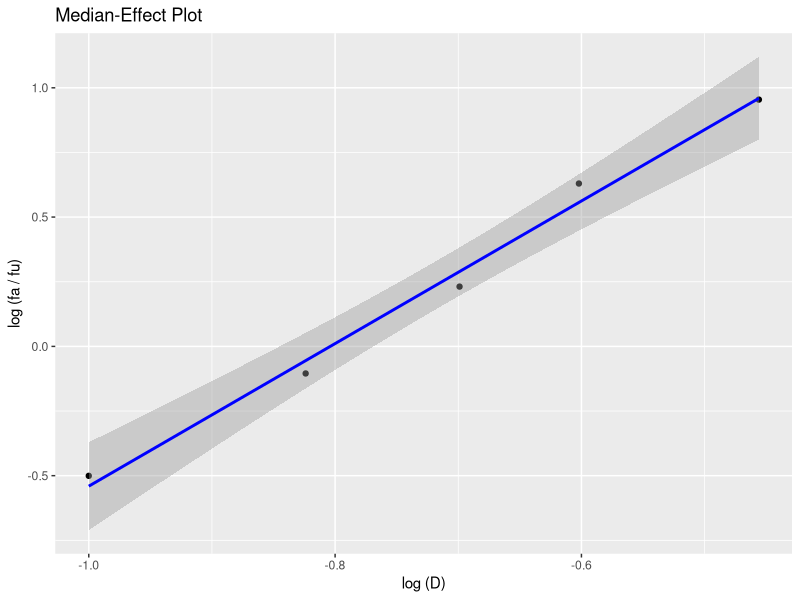
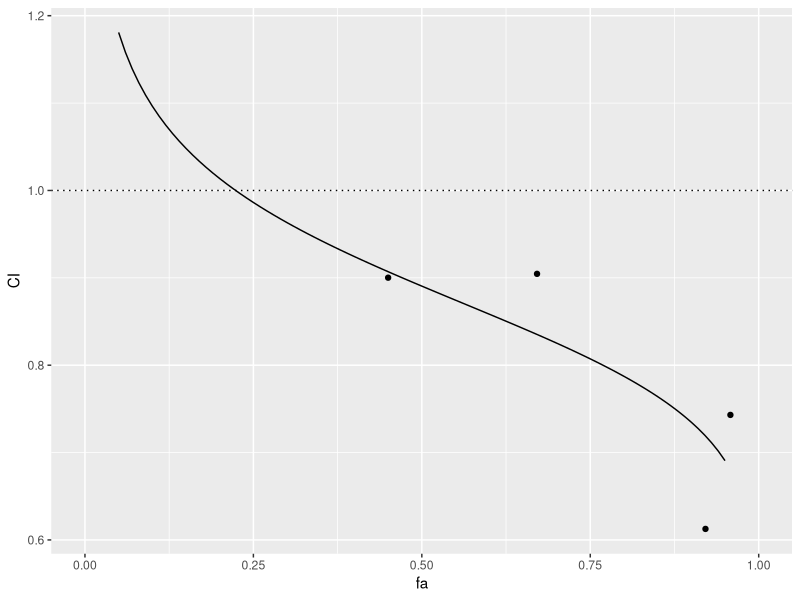
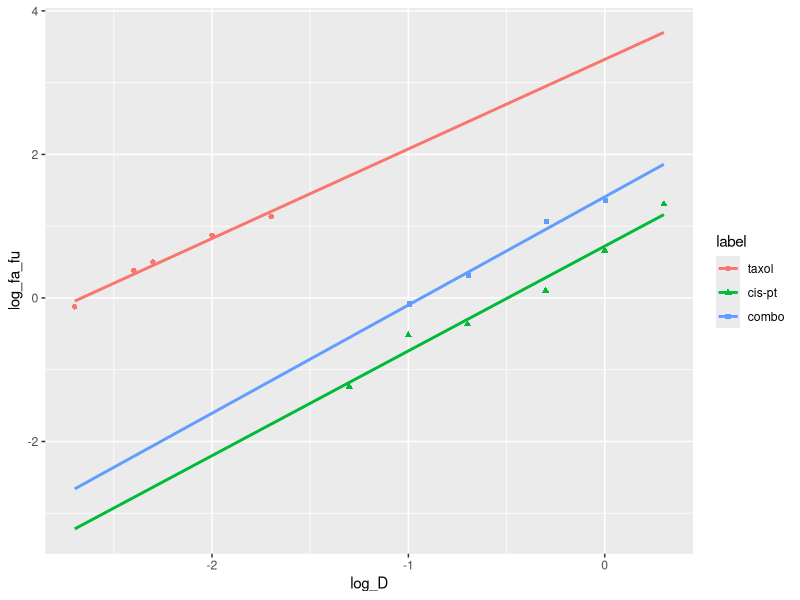
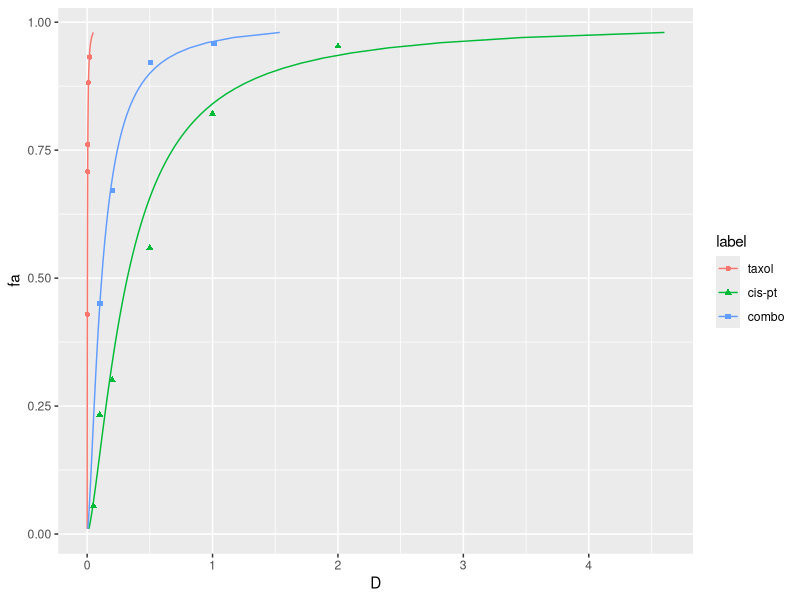

Here is the R script that generated these plots, in order:
# R package for Median Effect principle calculations and plots
#
# Requires:
# - knitr (for kable)
# - dplyr, ggplot2
#
# Class: drug_effects
#
# Single drug series
# - vector of doses (D)
# - vector of fraction affected (fa)
# - drug name (name) - full name of tested drug
# - label (label)    - label to use on plots
# - info (info)      - additional information
# - ratio: drug 1 / drug 2 (ratio), only defined for constant ratio drug combinations
# - Calculated: Dm, m, R^2, R, log10(D), log10(fa / (1-fa))
#
# Combination drug series, NON-constant ratio
# - separate object type?
# - vector of drug 1 doses (D1)
# - vector of drug 2 doses (D2)
# - vector of fraction affected (fa)
# - drug name (name) - full name of tested drugs
# - label (label)    - label to use on plots
# - info (info)      - additional information


# Drug effects object constructor: for single drugs and constant ratio combinations
new_drug_effects <- function(D = double(), fa = double(), name = "", label = "", info = "", ratio = double()) {
  stopifnot(is.double(D), is.double(fa), is.double(ratio))
  values <- list(D = D, fa = fa, name = name, label = label, info = info, ratio = ratio)
  class <- c("drug_effects")
  if (length(ratio) != 0) { class <- append("combo_drug_effects", class) }
  structure(values, class = class)
}

# Drug effects object validator + statistics calculator
validate_drug_effects <- function(x) {
  D  <- x$D
  fa <- x$fa
  ratio <- x$ratio

  if (!all(!is.na(D) & D > 0.0)) { stop("All doses `D` must be non-missing and greater than zero", call. = FALSE) }
  if (!all(!is.na(fa) & fa > 0.0 & fa < 1.0)) { stop("All fraction affected `fa` must be non-missing, greater than zero, and less than one", call. = FALSE) }
  if (length(D) != length(fa)) { stop("The number of doses must equal the number of fraction affected", call. = FALSE) }
  if (length(D) < 2) { stop("There must be at least two dose / fraction affected points", call. = FALSE) }

  if (length(ratio) != 0) {
    if (length(ratio) != 1) { stop("Only a single constant ratio can be used", call. = FALSE) }
    if (ratio < 0) { stop("The ratio of drug1 / drug2 must be non-negative", call. = FALSE) }
  }

  # Do the statistical calculations; add more elements to x
  x$log_D     <- log10(x$D)
  x$log_fa_fu <- log10(x$fa / (1-x$fa))

  fit  <- stats::lm(log_fa_fu ~ log_D, data = data.frame(list(log_D = x$log_D, log_fa_fu = x$log_fa_fu)))

  x$b  <- unname(fit$coefficients[1])
  x$m  <- unname(fit$coefficients[2])
  x$Dm <- unname(10^(-x$b/x$m))
  x$R2 <- unname(summary(fit)$r.squared)
  x$R  <- unname(sqrt(x$R2)) * sign(x$m) # m should always be positive, but just in case

  x # return the validated and augmented object
}


# Single drug object helper
drug_effects <- function(D = double(), fa = double(), name = "", label = "", info = "", ratio = double()) {
  D <- as.double(D)
  fa = as.double(fa)
  name = as.character(name)
  label = as.character(label)
  info = as.character(info)
  ratio = as.double(ratio)
  validate_drug_effects(new_drug_effects(D, fa, name, label, info, ratio))
}


# Given a drug_effects object and vector of doses, return predicted fraction affected
calc_fa <- function(drug, D) {
  if (!inherits(drug, "drug_effects")) { stop("Requires a `drug_effects` object", call. = FALSE) }
  m <- drug$m
  Dm <- drug$Dm
  return (1 / (1 + ((Dm / D)^m)))
}


# Given a drug_effects object and vector of fa, return predicted doses
calc_D <- function(drug, fa) {
  if (!inherits(drug, "drug_effects")) { stop("Requires a `drug_effects` object", call. = FALSE) }
  m <- drug$m
  Dm <- drug$Dm
  return (Dm*(fa / (1 - fa))^(1/m))
}


# Given drug 1, drug 2, and drug_combo objects, calculate combination index CI at vector of fa values
# - if fa is empty, then use the actual fa and actual doses in drug_combo
calc_CI <- function(drug1, drug2, drug_combo, fa = double()) {
  # [ ] should do class checking here
  ratio <- drug_combo$ratio

  if (length(fa) == 0) {
    fa <- drug_combo$fa # the actual fa observed in the combo
    D_combo <- drug_combo$D # actual doses
  } else {
    D_combo <- calc_D(drug_combo, fa) # calculate predicted doses
  }
  D1 <- D_combo * (ratio / (ratio + 1))
  D2 <- D_combo / (ratio + 1)

  Dx1 <- calc_D(drug1, fa)
  Dx2 <- calc_D(drug2, fa)

  CI <- (D1 / Dx1) + (D2 / Dx2)
  return(CI)
}



# Add print for drug_effects display
print.drug_effects <- function(x, ..., stats = TRUE) {

  D <- x$D
  fa <- x$fa
  name <- x$name
  label <- x$label
  if (label != '') { label <- paste0(' (', label, ')') }
  info <- x$info
  if (info != '') { info <- paste0('\n\n', info) }
  ratio <- x$ratio
  Dm <- x$Dm

  cat(name, label, info, sep = '')

  # If want to also include columns of log(D) and log(fa / fu)
  # df <- data.frame(list(D = D, fa = fa, log_D = x$log_D, log_fa_fu = x$log_fa_fu))

  df <- data.frame(list(D = D, fa = fa))
  if (length(ratio) != 0) {
    cat("\n\nRatio (drug 1/drug 2): ", ratio, sep = '')
    D1 <- (ratio / (ratio+1)) * D
    D2 <- D / (ratio + 1)
    df$D1 <- D1
    df$D2 <- D2
    # For combination, also show the contributing doses from drug 1 + 2, and not just the sum
    Dm <- paste0(signif(Dm, 4), ' = ', signif((ratio / (ratio+1)) * Dm, 4), ' + ', signif(Dm / (ratio + 1), 4))
  }

  print(knitr::kable(df))

  if (stats) { cat('\nm: ', x$m, '\nDm: ', Dm, '\nR2: ', x$R2, '\nR: ', x$R, sep = '') }
}


plot.drug_effects <- function(x, y, ..., color = 'blue') {
  title <- "Median-Effect Plot"
  if (x$name != "") { title <- paste0(title, ": ", x$name) }
  if (x$label != "") { title <- paste0(title, " (", x$label, ")") }

  df <- data.frame(list(D = x$D, fa = x$fa, log_D = x$log_D, log_fa_fu = x$log_fa_fu))

  g <- ggplot2::ggplot(
    data = df,
    ggplot2::aes(log_D, log_fa_fu)
  ) +
    ggplot2::geom_point() +
    ggplot2::stat_smooth(method = "lm", color = color) +
    ggplot2::xlab("log (D)") +
    ggplot2::ylab("log (fa / fu)") +
    ggplot2::ggtitle(title)

  g
}

median_effect_plot <- function(...) {
  # takes an arbitrary number of drug_effect objects
  df <- data.frame()
  i <- 0
  for (d in list(...)) {
    if (inherits(d, "drug_effects")) {
      i <- i + 1
      if (d$label == '') { d$label <- paste('Drug', i) } # assign labels if empty
      df <- rbind(df, data.frame(list(log_D = d$log_D, log_fa_fu = d$log_fa_fu, label = d$label), stringsAsFactors = FALSE))
    }
  }
  df$label <- factor(df$label, levels = unique(df$label)) # prevent re-ordering of labels; `unique` appears to maintain order
  ggplot2::ggplot(data = df, ggplot2::aes(log_D, log_fa_fu, shape = label, color = label)) +
    ggplot2::geom_point() +
    ggplot2::stat_smooth(method = "lm", se = FALSE, fullrange=TRUE) # fullrange allows extrapolation of line beyond the data points
}

dose_effect_plot <- function(..., from = 0.01, to = 0.99, by = 0.01) {
  # takes an arbitrary number of drug_effect objects
  df_lines <- data.frame()
  df_points <- data.frame()

  i <- 0
  for (d in list(...)) {
    if (inherits(d, "drug_effects")) {
      i <- i + 1
      if (d$label == '') { d$label <- paste('Drug', i) } # assign labels if empty
      df_lines  <- rbind(df_lines,  data.frame(list(label = d$label, m = d$m, Dm = d$Dm))) # dataframe with label, m, Dm
      df_points <- rbind(df_points, data.frame(list(label = d$label, D = d$D, fa = d$fa))) # dataframe with label, D, fa
    }
  }
  labels <- unique(df_lines$label) # prevent re-ordering of labels; `unique` appears to maintain order
  df_lines$label  <- factor(df_lines$label,  levels = labels)
  df_points$label <- factor(df_points$label, levels = labels)

  # Generate curves from m, Dm in df_lines
  # - generate a cartesian product with all fa levels, for each drug, by doing a join on a dummy variable (probably a better way)
  df_lines$dummy <- 'dummy'
  df2 <- data.frame(list(fa = seq(from = from, to = to, by = by), dummy = 'dummy'), stringsAsFactors = FALSE)
  df_lines <- dplyr::left_join(df_lines, df2, by = 'dummy')
  df_lines <- dplyr::mutate(df_lines, D = Dm*(fa / (1 - fa))^(1/m))

  g <- ggplot2::ggplot(df_lines, ggplot2::aes(D, fa, color = label)) +
    ggplot2::geom_line() +
    ggplot2::geom_point(data = df_points, ggplot2::aes(D, fa, color = label, shape = label))
  g
}

#   m  <- drug$m
#   Dm <- drug$Dm
#
#   fa <- seq(from = from, to = to, by = by)
#   df2 <- data.frame(list(D = calc_d(fa, m, Dm), fa = fa))
#   g <- ggplot2::ggplot(data = df2, ggplot2::aes(D, fa)) +
#     ggplot2::geom_line() +
#     ggplot2::geom_point(data = df, ggplot2::aes(D, fa)) +
#     ggplot2::coord_cartesian(ylim = c(0,1))
#
#   g
# }


fa_ci_plot <- function(drug1, drug2, drug_combo, from = 0.01, to = 0.99, by = 0.01) {

  fa <- seq(from = from, to = to, by = by)
  CI = calc_CI(drug1, drug2, drug_combo, fa)
  df <- data.frame(list(fa = fa, CI = CI))

  df_points <- data.frame(list(fa = drug_combo$fa, CI = calc_CI(drug1, drug2, drug_combo)))

  g <- ggplot2::ggplot(df, ggplot2::aes(fa, CI)) +
    ggplot2::geom_line() +
    ggplot2::geom_hline(yintercept = 1.0, linetype = 'dotted') +
    ggplot2::geom_point(data = df_points, ggplot2::aes(fa, CI)) +
    ggplot2::coord_cartesian(xlim = c(0,1))
  g
}

# df <- dplyr::tribble(
#   ~D, ~fa,
#   0.1, 0.24,
#   0.15, 0.44,
#   0.2, 0.63,
#   0.25, 0.81,
#   0.35, 0.9
# )
#
#
# df <- dplyr::tribble(
#   ~D, ~fa,
#   0.002, 0.429,
#   0.004, 0.708,
#   0.005, 0.761,
#   0.01, 0.882,
#   0.02, 0.932
# )
#
# df <- dplyr::tribble(
#   ~D, ~fa,
#   0.05, 0.055,
#   0.1, 0.233,
#   0.2, 0.301,
#   0.5, 0.559,
#   1, 0.821,
#   2, 0.953
# )


# Standard test example
D  <- c(0.10, 0.15, 0.20, 0.25, 0.35)
fa <- c(0.24, 0.44, 0.63, 0.81, 0.90)
d <- drug_effects(D = D, fa = fa)
d # print(d)
plot(d)

# str(d)
# class(d)
# inherits(d, "drug_effects")
# unclass(d)


# Taxol
drug1 <- drug_effects(D = c(0.002, 0.004, 0.005, 0.01, 0.02), fa = c(0.429, 0.708, 0.761, 0.882, 0.932), name = "Taxol", label = "taxol")

# Cis-Pt
drug2 <- drug_effects(D = c(0.05, 0.1, 0.2, 0.5, 1, 2), fa = c(0.055, 0.233, 0.301, 0.559, 0.821, 0.953), name = "Cisplatin", label = "cis-pt")

# Taxol:Cis-Pt Combo, ratio = 0.1
# MISTAKE: drug_combo <- drug_effects(D = c(0.11, 0.22, 0.55, 1.1), fa = c(0.45, 0.671, 0.921, 0.958), ratio = 0.1)
drug_combo <- drug_effects(
  D = c(0.001, 0.002, 0.005, 0.01) + c(0.1, 0.2, 0.5, 1),
  fa = c(0.45, 0.671, 0.921, 0.958),
  name = 'Taxol - Cisplatin',
  label = 'combo',
  ratio = 0.01)

calc_CI(drug1, drug2, drug_combo, fa = c(0.5, 0.75, 0.9, 0.95))

fa_ci_plot(drug1, drug2, drug_combo, from = 0.05, to = 0.95)

median_effect_plot(drug1, drug2, drug_combo)

dose_effect_plot(drug1, drug2, drug_combo, to = 0.98)
